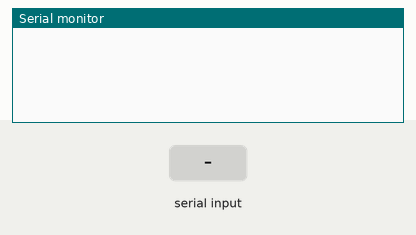
Recording of a sketch running on a simulated Arduino Uno, built with avr-gcc and run on an emulated ATmega328P. On the bench: the last lines printed to the serial monitor. Inputs (shaded band) come from the test bench.

Above: at 1.2 s.
1.3 s: "0" received over Serial
At 2.0 s:
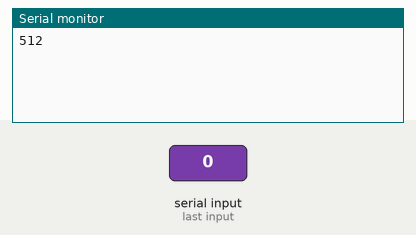
2.8 s: "1" received over Serial
At 4.3 s:
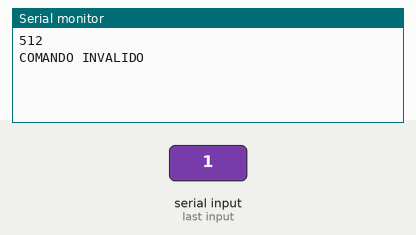

Measured:
- after the input at 1.3 s, the serial monitor: prints a new line at once (image 1)
- after the input at 2.8 s, the serial monitor: prints a new line at once (image 2)

The sketch:

teste_rega_sensor.ino
```cpp
int inByte = '2';
int intvolt;
double doublevolt;


void setup() {
  Serial.begin(9600);
  pinMode(A0, INPUT);

}

void loop() {
  if(Serial.available()>0){
    inByte=(Serial.read());
    if(inByte=='0'){
       intvolt=analogRead(A0);
       Serial.println(intvolt);
    }
    else {
      Serial.println("COMANDO INVALIDO");
    }

  }
}
```
